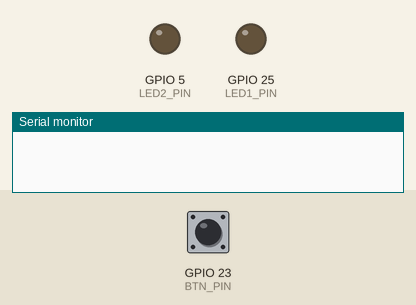
This program was run on a simulated ESP32. Parts: output pins drawn as LEDs (lit = HIGH), the last lines printed to the serial monitor. Dashed ring = blinking. The inputs (shaded band) are chosen by the test bench; at power-on: GPIO 23 (BTN_PIN) HIGH.

Above: at 1.2 s.
1.3 s: GPIO 23 (BTN_PIN) pulled LOW for 1 s
At 2.25 s:
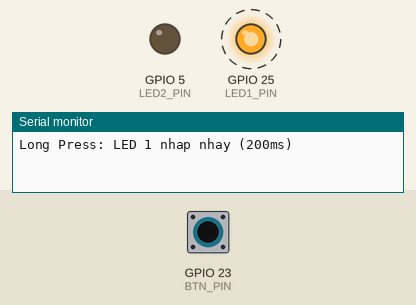
4.8 s: GPIO 23 (BTN_PIN) pulled LOW for 0.15 s
6.9 s: GPIO 23 (BTN_PIN) pulled LOW for 3.2 s
At 8.25 s:
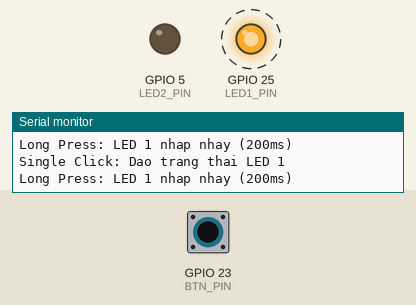
11.6 s: GPIO 23 (BTN_PIN) pulsed LOW 5 times (0.12 s each, 0.3 s apart)
At 14.6 s:
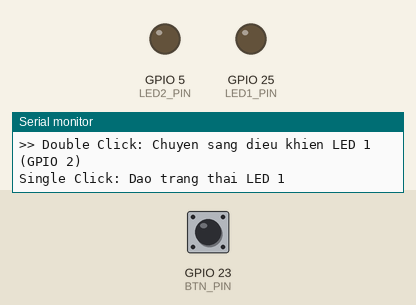
Timing chart, 0 to 15.6 s (numbered marks = the images above; inputs shaded):
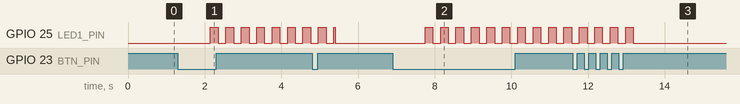

Measured:
- after the input at 1.3 s, GPIO 25 (LED1_PIN): alternates HIGH for 0.20 s and LOW for 0.20 s, starting after 0.85 s
- after the input at 6.9 s, GPIO 25 (LED1_PIN): alternates HIGH for 0.20 s and LOW for 0.20 s, starting after 0.85 s
- after the input at 11.6 s, GPIO 25 (LED1_PIN): goes on until 13.2 s, then stays LOW

The program:

main.cpp
```cpp
#include <Arduino.h>
#include "LED.h"
#include "OneButton.h"
#define LED1_PIN 25
#define LED2_PIN 5
#define BTN_PIN 23

#define LED_ACTIVE_LEVEL HIGH

LED led1(LED1_PIN, LED_ACTIVE_LEVEL);
LED led2(LED2_PIN, LED_ACTIVE_LEVEL);

OneButton button(BTN_PIN, true, true);

int currentLed = 1;

void handleDoubleClick()
{
    if (currentLed == 1)
    {
        currentLed = 2;
        Serial.println(">> Double Click: Chuyen sang dieu khien LED 2 (GPIO 5)");
    }
    else
    {
        currentLed = 1;
        Serial.println(">> Double Click: Chuyen sang dieu khien LED 1 (GPIO 2)");
    }
}
void handleClick()
{
    if (currentLed == 1)
    {
        led1.flip();
        Serial.println("Single Click: Dao trang thai LED 1");
    }
    else
    {
        led2.flip();
        Serial.println("Single Click: Dao trang thai LED 2");
    }
}
void handleLongPress()
{
    if (currentLed == 1)
    {
        led1.blink(200);
        Serial.println("Long Press: LED 1 nhap nhay (200ms)");
    }
    else
    {
        led2.blink(200);
        Serial.println("Long Press: LED 2 nhap nhay (200ms)");
    }
}

void setup()
{
    Serial.begin(115200);
    button.attachClick(handleClick);
    button.attachDoubleClick(handleDoubleClick);
    button.attachLongPressStart(handleLongPress);
}

void loop()
{
    button.tick();
    led1.loop();
    led2.loop();
}
```

LED.h
```cpp
/***
 * LED.h: A class for Led objects
 * By: Nguyen Anh Tuan (Apr., 2022)
 *
 ***/
#pragma once
#include <Arduino.h>

class LED
{
public:
    LED(const byte pin, const bool active);
    void on();
    void off();
    void flip();
    void blink(int duration);
    void loop();

private:
    const byte _pin;
    const bool _active; // LOW/HIGH

    unsigned long _timer = 0;   // ms
    unsigned int _duration = 0; // ms

    enum States
    {
        OFF,
        ON,
        BLINK,
    } state = OFF;
};

/*** Implementation: ***/

LED::LED(const byte pin, const bool active) : _pin(pin), _active(active)
{
    pinMode(_pin, OUTPUT);
    off();
}

void LED::on()
{
    digitalWrite(_pin, _active);
    state = ON;
}

void LED::off()
{
    digitalWrite(_pin, !_active);
    state = OFF;
}

void LED::flip()
{
    if (state == OFF)
        on();
    else
        off();
}

void LED::blink(int duration)
{
    _duration = duration;
    state = BLINK;
}

void LED::loop()
{
    switch (state)
    {
    case OFF:
    case ON:
        break;

    case BLINK:
        if ((millis() - _timer) > _duration)
        {
            digitalWrite(_pin, !digitalRead(_pin));
            _timer = millis();
        }
        break;
    }
}
```
